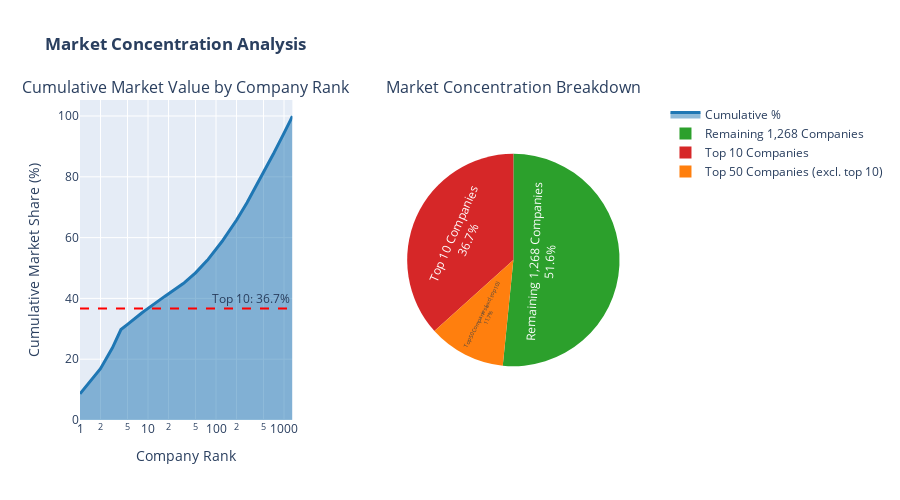

Here is the notebook cell this chart was saved with:
### Markdown cell above
## 8️⃣ Market Concentration and Top Players

### Code cell
# Market concentration analysis
fig_concentration = make_subplots(
    rows=1, cols=2,
    specs=[[{"secondary_y": True}, {"type": "pie"}]],
    subplot_titles=("Cumulative Market Value by Company Rank", "Market Concentration Breakdown")
)

# Create cumulative data
sorted_df = df.sort_values('valuation_numeric', ascending=False).reset_index(drop=True)
sorted_df['cumulative_value'] = sorted_df['valuation_numeric'].cumsum()
sorted_df['cumulative_pct'] = (sorted_df['cumulative_value'] / df['valuation_numeric'].sum()) * 100
sorted_df['company_rank'] = range(1, len(sorted_df) + 1)

# Plot 1: Cumulative concentration
fig_concentration.add_trace(
    go.Scatter(
        x=sorted_df['company_rank'],
        y=sorted_df['cumulative_pct'],
        mode='lines',
        name='Cumulative %',
        line=dict(color='#1f77b4', width=3),
        fill='tozeroy',
        hovertemplate='Company Rank: %{x}<br>Cumulative Market Share: %{y:.1f}%<extra></extra>'
    ),
    row=1, col=1
)

# Add reference lines for top 10, 50, 100
fig_concentration.add_hline(y=(df.nlargest(10, 'valuation_numeric')['valuation_numeric'].sum() / df['valuation_numeric'].sum() * 100),
                            line_dash="dash", line_color="red", annotation_text="Top 10: 36.7%", row=1, col=1)

# Plot 2: Concentration pie
top_10_pct = (df.nlargest(10, 'valuation_numeric')['valuation_numeric'].sum() / df['valuation_numeric'].sum()) * 100
top_50_pct = (df.nlargest(50, 'valuation_numeric')['valuation_numeric'].sum() / df['valuation_numeric'].sum()) * 100
rest_pct = 100 - top_50_pct

fig_concentration.add_trace(
    go.Pie(
        labels=['Top 10 Companies', 'Top 50 Companies (excl. top 10)', 'Remaining 1,268 Companies'],
        values=[top_10_pct, top_50_pct - top_10_pct, rest_pct],
        marker=dict(colors=['#d62728', '#ff7f0e', '#2ca02c']),
        textposition='inside',
        textinfo='label+percent',
        hovertemplate='<b>%{label}</b><br>Market Share: %{value:.1f}%<extra></extra>'
    ),
    row=1, col=2
)

fig_concentration.update_layout(
    title_text="<b>Market Concentration Analysis</b>",
    height=500,
    showlegend=True,
    hovermode='closest'
)

fig_concentration.update_xaxes(title_text="Company Rank", type='log', row=1, col=1)
fig_concentration.update_yaxes(title_text="Cumulative Market Share (%)", row=1, col=1)

fig_concentration.show()

### Figure 1 — Plotly figure (JSON) as saved in the notebook; plotly's stock layout.template omitted (floating-point values rounded to 4 significant figures; data arrays with more than 128 entries replaced by an {"elided": "..."} marker saying what was removed)
{"data": [{"fill": "tozeroy", "hovertemplate": "Company Rank: %{x}<br>Cumulative Market Share: %{y:.1f}%<extra></extra>", "line": {"color": "#1f77b4", "width": 3}, "mode": "lines", "name": "Cumulative %", "type": "scatter", "x": {"elided": "1328 int values"}, "xaxis": "x", "y": {"elided": "1328 float values"}, "yaxis": "y"}, {"domain": {"x": [0.57, 0.94], "y": [0, 1]}, "hovertemplate": "<b>%{label}</b><br>Market Share: %{value:.1f}%<extra></extra>", "labels": ["Top 10 Companies", "Top 50 Companies (excl. top 10)", "Remaining 1,268 Companies"], "marker": {"colors": ["#d62728", "#ff7f0e", "#2ca02c"]}, "textinfo": "label+percent", "textposition": "inside", "type": "pie", "values": [36.66, 11.75, 51.59]}], "layout": {"annotations": [{"font": {"size": 16}, "showarrow": false, "text": "Cumulative Market Value by Company Rank", "x": 0.185, "xanchor": "center", "xref": "paper", "y": 1, "yanchor": "bottom", "yref": "paper"}, {"font": {"size": 16}, "showarrow": false, "text": "Market Concentration Breakdown", "x": 0.755, "xanchor": "center", "xref": "paper", "y": 1, "yanchor": "bottom", "yref": "paper"}, {"showarrow": false, "text": "Top 10: 36.7%", "x": 1, "xanchor": "right", "xref": "x domain", "y": 36.66, "yanchor": "bottom", "yref": "y"}], "height": 500, "hovermode": "closest", "shapes": [{"line": {"color": "red", "dash": "dash"}, "type": "line", "x0": 0, "x1": 1, "xref": "x domain", "y0": 36.66, "y1": 36.66, "yref": "y"}], "showlegend": true, "title": {"text": "<b>Market Concentration Analysis</b>"}, "xaxis": {"anchor": "y", "domain": [0, 0.37], "title": {"text": "Company Rank"}, "type": "log"}, "yaxis": {"anchor": "x", "domain": [0, 1], "title": {"text": "Cumulative Market Share (%)"}}, "yaxis2": {"anchor": "x", "overlaying": "y", "side": "right", "title": {"text": "Cumulative Market Share (%)"}}}}
